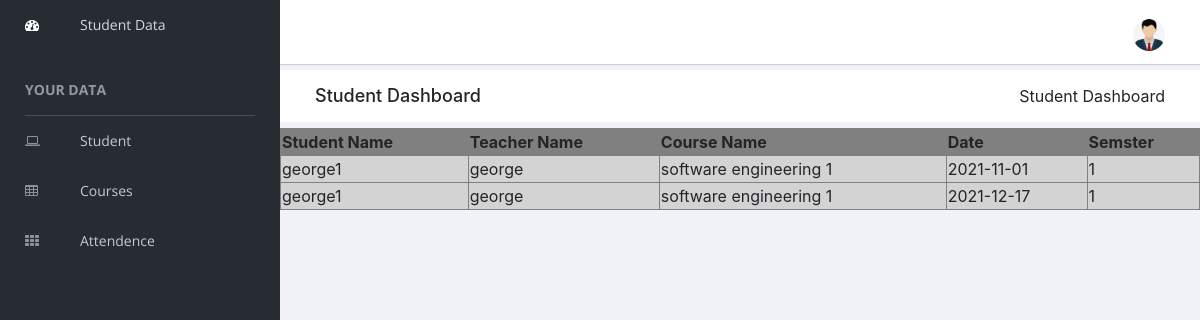
The page /student/student_attendence.php (signed in) on the database its author committed.
### tables this page shows
CREATE TABLE `student` (
  `student_id` int(100) NOT NULL,
  `student_name` varchar(100) NOT NULL,
  `student_address` varchar(50) NOT NULL,
  `student_dob` date NOT NULL,
  `student_phone` varchar(50) NOT NULL,
  `student_image` text NOT NULL,
  `semester` enum('1','2','3','4','graduate') NOT NULL,
  `student_email` varchar(100) NOT NULL,
  `student_password` text NOT NULL
);

CREATE TABLE `attendence` (
  `attendence_id` int(100) NOT NULL,
  `student_id` int(100) NOT NULL,
  `teacher_id` int(100) NOT NULL,
  `course_id` int(100) NOT NULL,
  `date` date NOT NULL,
  `semster` enum('1','2','3','4') NOT NULL,
  `status` enum('presence','absence','','') NOT NULL
);

CREATE TABLE `teacher` (
  `teacher_id` int(11) NOT NULL,
  `teacher_name` varchar(100) NOT NULL,
  `teacher_address` varchar(50) NOT NULL,
  `teacher_phone` varchar(50) NOT NULL,
  `teacher_email` varchar(50) NOT NULL,
  `teacher_dob` date NOT NULL,
  `teacher_image` text NOT NULL,
  `teacher_password` text NOT NULL
);

CREATE TABLE `course` (
  `course_id` int(11) NOT NULL,
  `course_name` varchar(100) NOT NULL,
  `course_description` varchar(150) NOT NULL,
  `semster` enum('1','2','3','4') NOT NULL
);

### student/student_attendence.php (the view, shortened to what this page needs)
<?php
include_once "frame.php";
?>
<div>
        <table align="center" width="100%" border="1" bgcolor="lightgray">
            <tr bgcolor="gray">
                <th>Student Name</th>
                <th>Teacher Name</th>
                <th>Course Name</th>
                <th>Date</th>
                <th>Semster</th>
            </tr>
            <?php
$student_id=$_SESSION['id'];
 $address_check = "SELECT * FROM attendence WHERE student_id=$student_id";
 $result = mysqli_query($conn, $address_check);
 if (mysqli_num_rows($result) > 0) {
    while ($row = mysqli_fetch_assoc($result)) { ?>
    <?php
    $teacher_id=$row['teacher_id'];
    $address_check_teacher = "SELECT teacher_name FROM teacher WHERE teacher_id=$teacher_id";
    $result_teacher = mysqli_query($conn, $address_check_teacher);
    $row_teacher = mysqli_fetch_assoc($result_teacher);
    $address_check_student = "SELECT student_name FROM student WHERE student_id=$student_id";
    $result_student = mysqli_query($conn, $address_check_student);
    $row_student = mysqli_fetch_assoc($result_student);
    $course_id=$row['course_id'];
    $address_check_course = "SELECT course_name FROM course WHERE course_id=$course_id";
    $result_course = mysqli_query($conn, $address_check_course);
    $row_course = mysqli_fetch_assoc($result_course)
    ?>
    <tr>
                        <td><?php echo $row_student['student_name']; ?></td>
                        <td><?php echo $row_teacher['teacher_name']; ?></td>
                        <td><?php echo $row_course['course_name']; ?></td>
                        <td><?php echo $row['date']; ?></td>
                        <td><?php echo $row['semster']; ?></td>
    </tr>
    <?php
                }
            } else {
                echo "0 results";
            }
            ?>
        </table>
    </div>

### student/frame.php (shortened to what this page needs)
<?php
include_once "../dph.php";
?>
<!DOCTYPE html>
<html class="no-js" lang="en">
<head>
  <link rel="stylesheet" href="vendors/bootstrap/dist/css/bootstrap.min.css" />
  <link rel="stylesheet" href="vendors/font-awesome/css/font-awesome.min.css" />
  <link rel="stylesheet" href="vendors/themify-icons/css/themify-icons.css" />
  <link rel="stylesheet" href="vendors/flag-icon-css/css/flag-icon.min.css" />
  <link rel="stylesheet" href="vendors/selectFX/css/cs-skin-elastic.css" />
  <link rel="stylesheet" href="vendors/jqvmap/dist/jqvmap.min.css" />
  <link rel="stylesheet" href="assets/css/style.css" />
</head>
<body>
  <aside id="left-panel" class="left-panel">
    <nav class="navbar navbar-expand-sm navbar-default">
      <div id="main-menu" class="main-menu collapse navbar-collapse">
        <ul class="nav navbar-nav">
          <li class="active">
            <a href="index.php">
              <i class="menu-icon fa fa-dashboard"></i>Student Data
            </a>
          </li>
          <h3 class="menu-title">Your Data</h3>
          <li>
            <a href="index.php">
              <i class="menu-icon fa fa-laptop"></i>Student</a>
          </li>
          <li>
            <a href="student_courses.php">
              <i class="menu-icon fa fa-table"></i>Courses</a>
          </li>
          <li>
            <a href="student_attendence.php">
              <i class="menu-icon fa fa-th"></i>Attendence</a>
          </li>
    </nav>
  </aside>
  <div id="right-panel" class="right-panel">
    <header id="header" class="header">
      <div class="header-menu">
        <div class="col-sm-7">
        </div>
        <?php $student_id = $_SESSION['id'];
        $address_check = "SELECT student_image FROM student WHERE student_id=$student_id";
        $result = mysqli_query($conn, $address_check);
        $row = mysqli_fetch_assoc($result) ?>
        <div class="col-sm-5">
          <div class="user-area dropdown float-right">
            <a href="#" class="dropdown-toggle" data-toggle="dropdown" aria-haspopup="true" aria-expanded="false">
              <img class="user-avatar rounded-circle" src="uploads/<?php echo $row['student_image']; ?>" alt="User Avatar" />
            </a>
          </div>
        </div>
      </div>
    </header>
    <div class="breadcrumbs">
      <div class="col-sm-4">
        <div class="page-header float-left">
          <div class="page-title">
            <h1>Student Dashboard</h1>
          </div>
        </div>
      </div>
      <div class="col-sm-8">
        <div class="page-header float-right">
          <div class="page-title">
            <ol class="breadcrumb text-right">
              <li class="active">Student Dashboard</li>
            </ol>
          </div>
        </div>
      </div>
    </div>
</body>
</html>

### rows shown on the page
student: student_image (picture)
attendence: student.student_name "george1", teacher.teacher_name "george", course.course_name "software engineering 1", date "2021-11-01", semster "1"
attendence: student.student_name "george1", teacher.teacher_name "george", course.course_name "software engineering 1", date "2021-12-17", semster "1"
